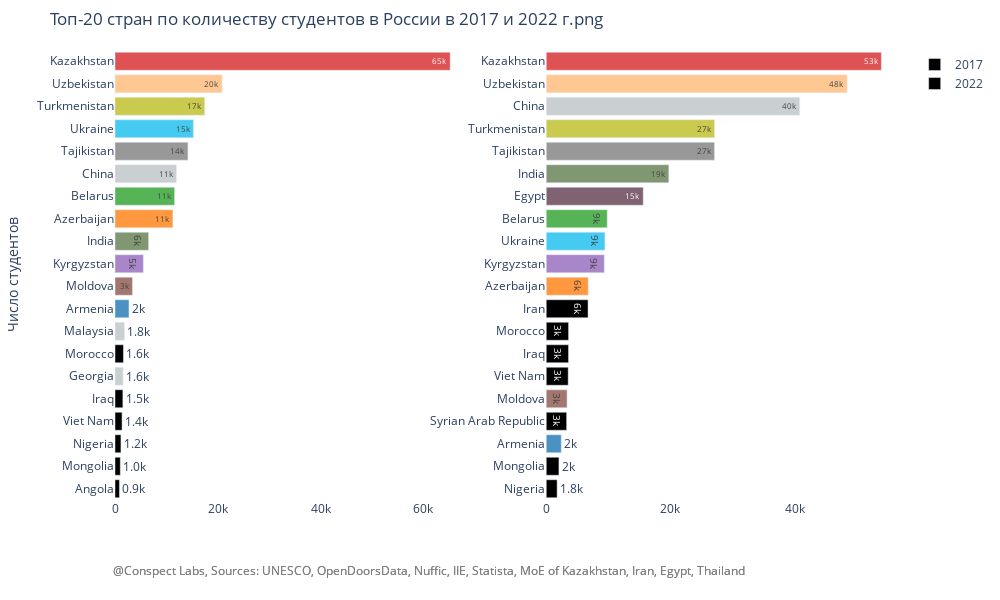

Here is the notebook cell this chart was saved with:
### Code cell
inbound_to_country_from_2017_top20.sort_values(by='2017',ascending=True,inplace=True)
inbound_to_country_from_2022_top20.sort_values(by='2022',ascending=True,inplace=True)

# Create subplots
fig = make_subplots(
    rows=1, cols=2,
    subplot_titles=['2017', '2022'],
    row_heights =[1]
)
trace1 = go.Bar(
    y=inbound_to_country_from_2017_top20['from'],
    x=inbound_to_country_from_2017_top20['2017'],
    orientation='h',
    name=f'2017',
    text=[f"{value/1000:.1f}k" if value < 2000 else f"{int(value/1000)}k" for value in inbound_to_country_from_2017_top20['2017']],  # Value labels in thousands
    textposition='auto',
    textfont=dict(size=12),
    marker_color=[color for color in inbound_to_country_from_2017_top20['color']]
    )
trace2 = go.Bar(
    y=inbound_to_country_from_2022_top20['from'],
    x=inbound_to_country_from_2022_top20['2022'],
    orientation='h',
    name=f'2022',
    text=[f"{value/1000:.1f}k" if value < 2000 else f"{int(value/1000)}k" for value in inbound_to_country_from_2022_top20['2022']],  # Value labels in thousands
    textposition='auto',
    textfont=dict(size=12),
    marker_color=[color for color in inbound_to_country_from_2022_top20['color']]
    )
    
fig.add_trace(trace1, row=1, col=1)
fig.add_trace(trace2, row=1, col=2)
        
fig.update_layout(
    title='Топ-20 стран по количеству студентов в России в 2017 и 2022 г.png',
    yaxis_title='Число студентов',
    barmode='group',  # Group bars together
    height=600,
    width=1000,

    margin=dict(l=50, r=50, t=50, b=100),
    plot_bgcolor='white',
    annotations=[
            dict(
                x=0.4,  # Center the annotation
                y=-0.18,  # Move it below the chart
                text="@Conspect Labs, Sources: UNESCO, OpenDoorsData, Nuffic, IIE, Statista, MoE of Kazakhstan, Iran, Egypt, Thailand",
                showarrow=False,
                xref="paper",  # Use paper coordinates
                yref="paper",
                font=dict(size=12, color="grey"),
                align="left"
        )
        ]
)

pio.write_image(fig, "Топ-20 стран по количеству студентов в России в 2017 и 2022 гг.png")
fig.show()

### Figure 1 — Plotly figure (JSON) as saved in the notebook; plotly's stock layout.template omitted (floating-point values rounded to 4 significant figures)
{"data": [{"marker": {"color": [null, null, null, null, null, "rgba(189, 195, 199, 0.8)", null, "rgba(189, 195, 199, 0.8)", "rgba(31, 119, 180, 0.8)", "rgba(140, 86, 75, 0.8)", "rgba(148, 103, 189, 0.8)", "rgba(97, 126, 79, 0.8)", "rgba(255, 127, 14, 0.8)", "rgba(44, 162, 44, 0.8)", "rgba(189, 195, 199, 0.8)", "rgba(127, 127, 127, 0.8)", "rgba(23, 190, 239, 0.8)", "rgba(188, 189, 34, 0.8)", "rgba(255, 187, 120, 0.8)", "rgba(214, 39, 40, 0.8)"]}, "name": "2017", "orientation": "h", "text": ["0.9k", "1.0k", "1.2k", "1.4k", "1.5k", "1.6k", "1.6k", "1.8k", "2k", "3k", "5k", "6k", "11k", "11k", "11k", "14k", "15k", "17k", "20k", "65k"], "textfont": {"size": 12}, "textposition": "auto", "type": "bar", "x": [865, 1034, 1155, 1374, 1530, 1580, 1643, 1838, 2720, 3402, 5523, 6544, 11269, 11600, 11950, 14204, 15263, 17457, 20862, 65237], "xaxis": "x", "y": ["Angola", "Mongolia", "Nigeria", "Viet Nam", "Iraq", "Georgia", "Morocco", "Malaysia", "Armenia", "Moldova", "Kyrgyzstan", "India", "Azerbaijan", "Belarus", "China", "Tajikistan", "Ukraine", "Turkmenistan", "Uzbekistan", "Kazakhstan"], "yaxis": "y"}, {"marker": {"color": [null, null, "rgba(31, 119, 180, 0.8)", null, "rgba(140, 86, 75, 0.8)", null, null, null, null, "rgba(255, 127, 14, 0.8)", "rgba(148, 103, 189, 0.8)", "rgba(23, 190, 239, 0.8)", "rgba(44, 162, 44, 0.8)", "rgba(97, 60, 79, 0.8)", "rgba(97, 126, 79, 0.8)", "rgba(127, 127, 127, 0.8)", "rgba(188, 189, 34, 0.8)", "rgba(189, 195, 199, 0.8)", "rgba(255, 187, 120, 0.8)", "rgba(214, 39, 40, 0.8)"]}, "name": "2022", "orientation": "h", "text": ["1.8k", "2k", "2k", "3k", "3k", "3k", "3k", "3k", "6k", "6k", "9k", "9k", "9k", "15k", "19k", "27k", "27k", "40k", "48k", "53k"], "textfont": {"size": 12}, "textposition": "auto", "type": "bar", "x": [1758, 2048, 2424, 3290, 3360, 3537, 3594, 3601, 6735, 6761, 9345, 9446, 9821, 15616, 19734, 27086, 27095, 40797, 48430, 53935], "xaxis": "x2", "y": ["Nigeria", "Mongolia", "Armenia", "Syrian Arab Republic", "Moldova", "Viet Nam", "Iraq", "Morocco", "Iran", "Azerbaijan", "Kyrgyzstan", "Ukraine", "Belarus", "Egypt", "India", "Tajikistan", "Turkmenistan", "China", "Uzbekistan", "Kazakhstan"], "yaxis": "y2"}], "layout": {"annotations": [{"align": "left", "font": {"color": "grey", "size": 12}, "showarrow": false, "text": "@Conspect Labs, Sources: UNESCO, OpenDoorsData, Nuffic, IIE, Statista, MoE of Kazakhstan, Iran, Egypt, Thailand", "x": 0.4, "xanchor": "center", "xref": "paper", "y": -0.18, "yanchor": "bottom", "yref": "paper"}, {"align": "left", "font": {"color": "grey", "size": 12}, "showarrow": false, "text": "@Conspect Labs, Sources: UNESCO, OpenDoorsData, Nuffic, IIE, Statista, MoE of Kazakhstan, Iran, Egypt, Thailand", "x": 0.4, "xanchor": "center", "xref": "paper", "y": -0.18, "yanchor": "bottom", "yref": "paper"}], "barmode": "group", "height": 600, "margin": {"b": 100, "l": 50, "r": 50, "t": 50}, "plot_bgcolor": "white", "title": {"text": "Топ-20 стран по количеству студентов в России в 2017 и 2022 г.png"}, "width": 1000, "xaxis": {"anchor": "y", "domain": [0, 0.45]}, "xaxis2": {"anchor": "y2", "domain": [0.55, 1]}, "yaxis": {"anchor": "x", "domain": [0, 1], "title": {"text": "Число студентов"}}, "yaxis2": {"anchor": "x2", "domain": [0, 1]}}}
